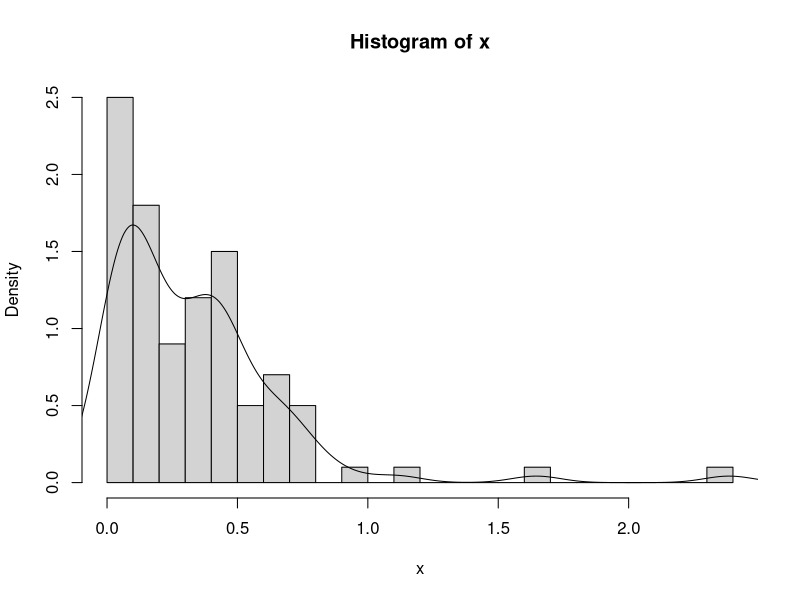

Generate this figure with R:
x <- c(
    0.778086738, 0.235726748, 0.630101615,
    0.003122837, 0.456346110, 0.063749696,
    0.649572746, 0.453304867, 0.210752056,
    0.013814861, 0.797621010, 0.706885457,
    0.099555838, 0.680173531, 0.415254603,
    0.085396217, 0.330185235, 0.277141419,
    0.532630903, 0.381671066, 0.264517202,
    0.397275600, 0.490672085, 0.608479460,
    0.187607793, 0.531164288, 0.467358712,
    0.458201573, 0.114583988, 0.003844915,
    0.325647293, 0.216005058, 0.421272811,
    0.397130702, 0.512818203, 0.646100695,
    0.657630787, 0.108013999, 0.079279818,
    2.385023270, 0.414435823, 0.013059222,
    0.425825885, 0.106538074, 0.441737792,
    0.155069794, 0.022011647, 0.159453384,
    0.148189163, 0.405019170, 0.347388560,
    0.047543088, 0.020100421, 0.543550144,
    1.645640136, 0.231391403, 0.108410022,
    0.709500974, 0.082766866, 0.049745072,
    0.289937709, 0.306714121, 0.333261216,
    0.635459848, 0.002856033, 0.022466262,
    0.454467588, 0.248383307, 0.514245251,
    0.419639027, 0.024953164, 0.053687987,
    0.157900642, 0.032399287, 0.183240748,
    0.054165166, 0.416587699, 1.114505673,
    0.377487903, 0.101331787, 0.773486560,
    0.009923525, 0.331129902, 0.002444138,
    0.917507185, 0.214464359, 0.047384293,
    0.043130294, 0.139084397, 0.115086978,
    0.307294113, 0.149769769, 0.127689036,
    0.126124359, 0.049007537, 0.106560171,
    0.148495975, 0.098527627, 0.411667248,
    0.347874539
)

hist(x, freq = FALSE, breaks = 20)
lines(density(x))

mpo <- TRUE

if (mpo) {
    lambda <- 1 / mean(x)
} else {
    likelihood <- function(lambda) {
        -sum(dexp(x, lambda, log = TRUE))
    }
    library(stats4)
    lambda <- as.numeric(
        mle(likelihood, start = list(lambda = 1))@coef["lambda"]
    )
}


print(ks.test(x, "pexp", lambda))
print(ks.test(x, "pnorm", 0, 1))